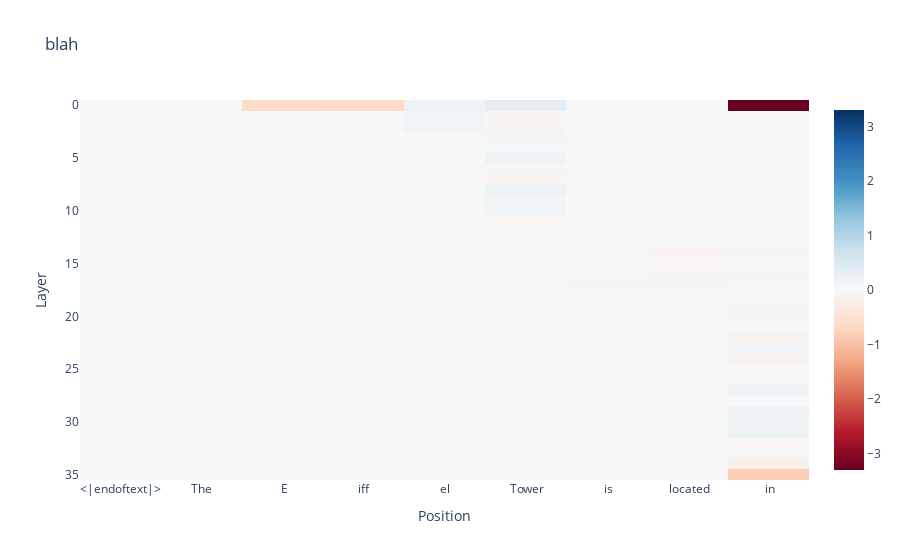

The notebook cell this image was saved under:
### Code cell
plot_total_effect(mle_total_effect_mlp, data[0])

### Figure 1 — Plotly figure (JSON) as saved in the notebook; plotly's stock layout.template omitted (floating-point values rounded to 4 significant figures; data arrays with more than 128 entries replaced by an {"elided": "..."} marker saying what was removed)
{"data": [{"coloraxis": "coloraxis", "hovertemplate": "Position: %{x}<br>Layer: %{y}<br>color: %{z}<extra></extra>", "name": "0", "type": "heatmap", "x": ["<|endoftext|>", "The", " E", "iff", "el", " Tower", " is", " located", " in"], "xaxis": "x", "yaxis": "y", "z": {"elided": "36x9 float values"}}], "layout": {"autosize": true, "coloraxis": {"cmid": 0, "colorscale": [[0, "rgb(103,0,31)"], [0.1, "rgb(178,24,43)"], [0.2, "rgb(214,96,77)"], [0.3, "rgb(244,165,130)"], [0.4, "rgb(253,219,199)"], [0.5, "rgb(247,247,247)"], [0.6, "rgb(209,229,240)"], [0.7, "rgb(146,197,222)"], [0.8, "rgb(67,147,195)"], [0.9, "rgb(33,102,172)"], [1, "rgb(5,48,97)"]]}, "title": {"text": "blah"}, "xaxis": {"anchor": "y", "autorange": true, "constrain": "domain", "domain": [0, 1], "range": [-0.5, 8.5], "scaleanchor": "y", "title": {"text": "Position"}, "type": "category"}, "yaxis": {"anchor": "x", "autorange": true, "constrain": "domain", "domain": [0, 1], "range": [35.5, -0.5], "title": {"text": "Layer"}}}}
